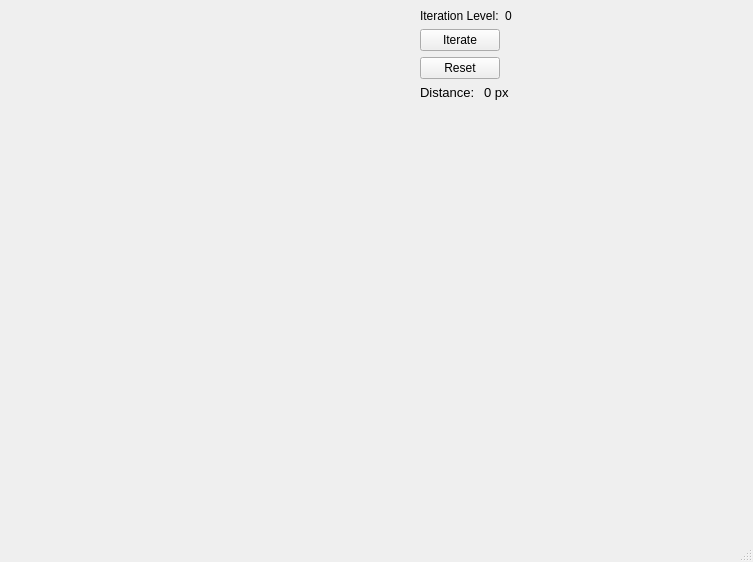
<?xml version="1.0" encoding="UTF-8"?>
<ui version="4.0">
 <class>MainWindow</class>
 <widget class="QMainWindow" name="MainWindow">
  <property name="geometry">
   <rect>
    <x>0</x>
    <y>0</y>
    <width>753</width>
    <height>562</height>
   </rect>
  </property>
  <property name="windowTitle">
   <string>Koch Fractal</string>
  </property>
  <widget class="QWidget" name="centralwidget">
   <layout class="QGridLayout" name="gridLayout_2">
    <item row="0" column="0">
     <layout class="QGridLayout" name="gridLayout">
      <item row="0" column="3">
       <layout class="QFormLayout" name="formLayout_3">
        <item row="0" column="0">
         <layout class="QFormLayout" name="formLayout">
          <item row="0" column="0">
           <widget class="QLabel" name="label_2">
            <property name="text">
             <string>Iteration Level:</string>
            </property>
           </widget>
          </item>
          <item row="0" column="1">
           <widget class="QLabel" name="iterationLabel">
            <property name="text">
             <string>0</string>
            </property>
           </widget>
          </item>
         </layout>
        </item>
        <item row="1" column="0">
         <widget class="QPushButton" name="iterateBtn">
          <property name="text">
           <string>Iterate</string>
          </property>
         </widget>
        </item>
        <item row="2" column="0">
         <widget class="QPushButton" name="resetBtn">
          <property name="text">
           <string>Reset</string>
          </property>
         </widget>
        </item>
        <item row="3" column="0">
         <layout class="QFormLayout" name="formLayout_2">
          <item row="0" column="0">
           <widget class="QLabel" name="label">
            <property name="font">
             <font>
              <pointsize>10</pointsize>
             </font>
            </property>
            <property name="text">
             <string>Distance: </string>
            </property>
           </widget>
          </item>
          <item row="0" column="1">
           <widget class="QLabel" name="distanceLabel">
            <property name="sizePolicy">
             <sizepolicy hsizetype="Minimum" vsizetype="Preferred">
              <horstretch>0</horstretch>
              <verstretch>0</verstretch>
             </sizepolicy>
            </property>
            <property name="font">
             <font>
              <pointsize>10</pointsize>
             </font>
            </property>
            <property name="text">
             <string>0 px</string>
            </property>
           </widget>
          </item>
         </layout>
        </item>
       </layout>
      </item>
      <item row="1" column="3">
       <spacer name="verticalSpacer_2">
        <property name="orientation">
         <enum>Qt::Vertical</enum>
        </property>
        <property name="sizeType">
         <enum>QSizePolicy::Minimum</enum>
        </property>
        <property name="sizeHint" stdset="0">
         <size>
          <width>20</width>
          <height>40</height>
         </size>
        </property>
       </spacer>
      </item>
      <item row="0" column="2">
       <spacer name="horizontalSpacer">
        <property name="orientation">
         <enum>Qt::Horizontal</enum>
        </property>
        <property name="sizeType">
         <enum>QSizePolicy::Minimum</enum>
        </property>
        <property name="sizeHint" stdset="0">
         <size>
          <width>50</width>
          <height>20</height>
         </size>
        </property>
       </spacer>
      </item>
      <item row="2" column="1">
       <widget class="QWidget" name="canvas2" native="true">
        <property name="sizePolicy">
         <sizepolicy hsizetype="Expanding" vsizetype="Expanding">
          <horstretch>0</horstretch>
          <verstretch>0</verstretch>
         </sizepolicy>
        </property>
        <property name="autoFillBackground">
         <bool>false</bool>
        </property>
       </widget>
      </item>
      <item row="0" column="1">
       <widget class="QWidget" name="canvas" native="true">
        <property name="sizePolicy">
         <sizepolicy hsizetype="Expanding" vsizetype="Expanding">
          <horstretch>0</horstretch>
          <verstretch>0</verstretch>
         </sizepolicy>
        </property>
        <property name="autoFillBackground">
         <bool>false</bool>
        </property>
       </widget>
      </item>
      <item row="2" column="3">
       <widget class="QWidget" name="canvas3" native="true">
        <property name="sizePolicy">
         <sizepolicy hsizetype="Expanding" vsizetype="Expanding">
          <horstretch>0</horstretch>
          <verstretch>0</verstretch>
         </sizepolicy>
        </property>
        <property name="autoFillBackground">
         <bool>false</bool>
        </property>
       </widget>
      </item>
      <item row="1" column="1">
       <spacer name="verticalSpacer">
        <property name="orientation">
         <enum>Qt::Vertical</enum>
        </property>
        <property name="sizeType">
         <enum>QSizePolicy::Minimum</enum>
        </property>
        <property name="sizeHint" stdset="0">
         <size>
          <width>20</width>
          <height>40</height>
         </size>
        </property>
       </spacer>
      </item>
      <item row="2" column="2">
       <spacer name="horizontalSpacer_2">
        <property name="orientation">
         <enum>Qt::Horizontal</enum>
        </property>
        <property name="sizeType">
         <enum>QSizePolicy::Minimum</enum>
        </property>
        <property name="sizeHint" stdset="0">
         <size>
          <width>50</width>
          <height>20</height>
         </size>
        </property>
       </spacer>
      </item>
      <item row="0" column="0">
       <spacer name="horizontalSpacer_3">
        <property name="orientation">
         <enum>Qt::Horizontal</enum>
        </property>
        <property name="sizeType">
         <enum>QSizePolicy::Minimum</enum>
        </property>
        <property name="sizeHint" stdset="0">
         <size>
          <width>50</width>
          <height>20</height>
         </size>
        </property>
       </spacer>
      </item>
      <item row="2" column="0">
       <spacer name="horizontalSpacer_4">
        <property name="orientation">
         <enum>Qt::Horizontal</enum>
        </property>
        <property name="sizeType">
         <enum>QSizePolicy::Minimum</enum>
        </property>
        <property name="sizeHint" stdset="0">
         <size>
          <width>50</width>
          <height>20</height>
         </size>
        </property>
       </spacer>
      </item>
     </layout>
    </item>
    <item row="0" column="1">
     <spacer name="horizontalSpacer_5">
      <property name="orientation">
       <enum>Qt::Horizontal</enum>
      </property>
      <property name="sizeType">
       <enum>QSizePolicy::Minimum</enum>
      </property>
      <property name="sizeHint" stdset="0">
       <size>
        <width>20</width>
        <height>20</height>
       </size>
      </property>
     </spacer>
    </item>
   </layout>
  </widget>
  <widget class="QMenuBar" name="menubar">
   <property name="geometry">
    <rect>
     <x>0</x>
     <y>0</y>
     <width>753</width>
     <height>21</height>
    </rect>
   </property>
  </widget>
  <widget class="QStatusBar" name="statusbar"/>
 </widget>
 <resources/>
 <connections/>
</ui>
